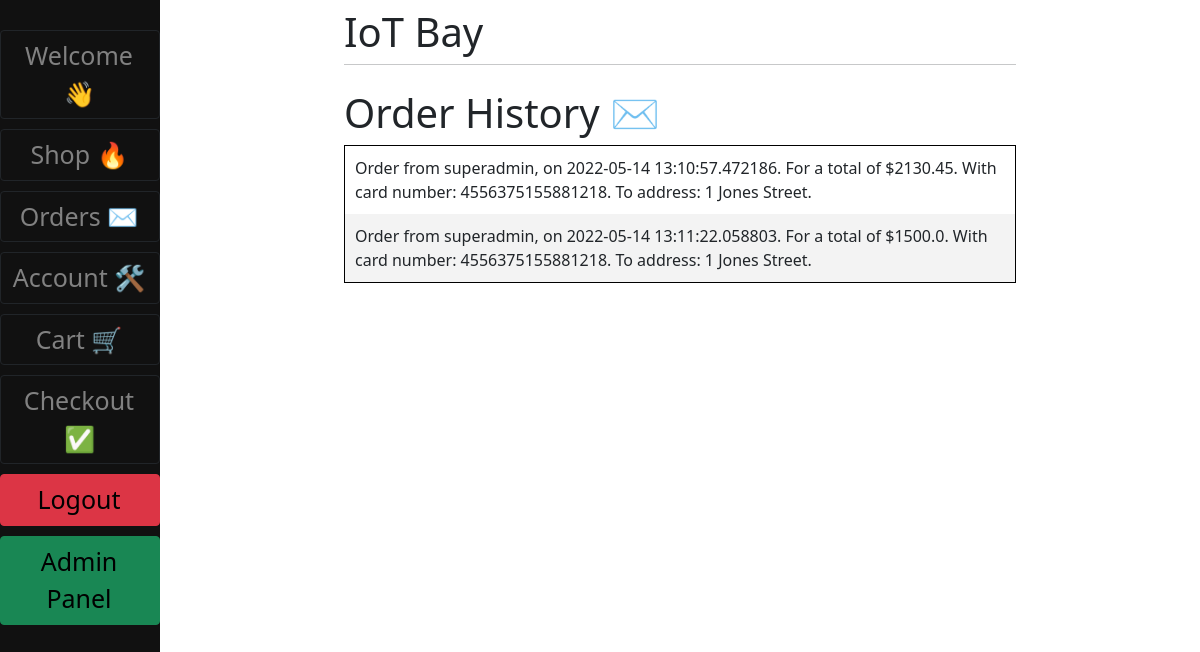
The page /order_history/ (signed in) on the database as committed earlier.
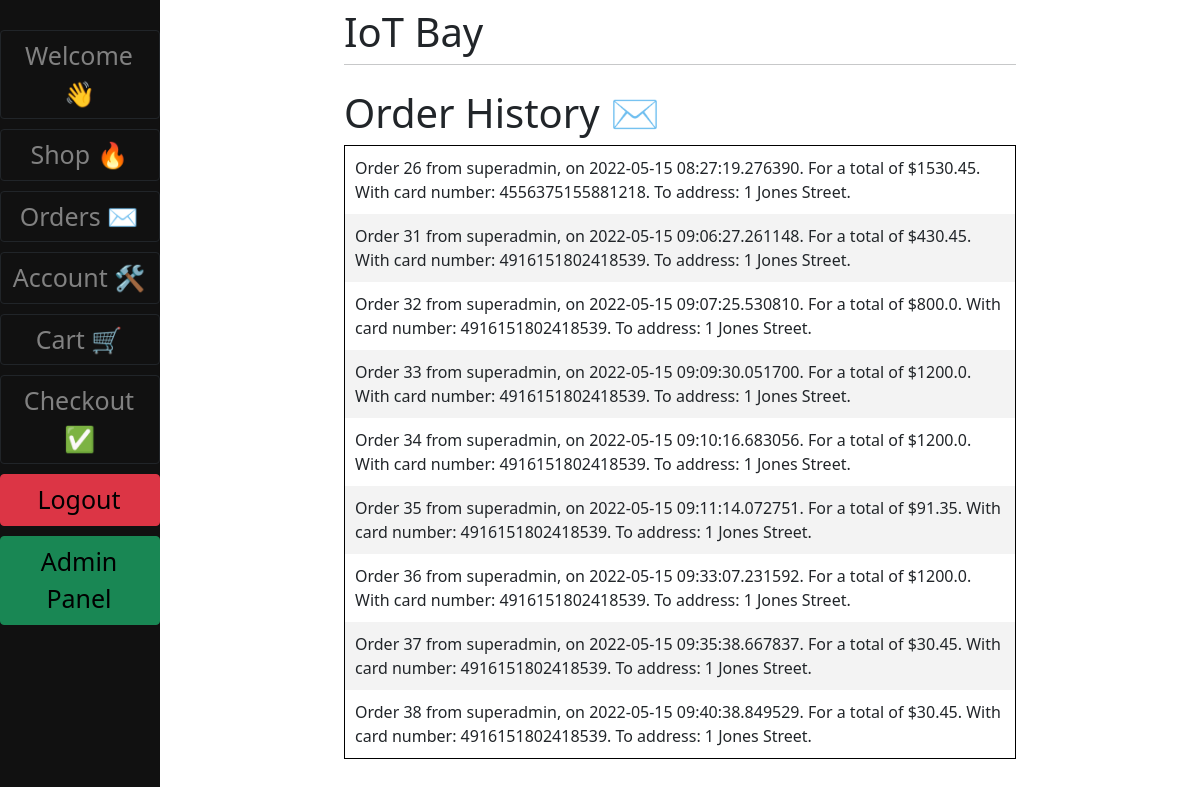
The same page on the database as committed later.
### main/models.py (models this page shows, shortened)
class Order(models.Model):
    customer = models.ForeignKey(User, on_delete=models.CASCADE)
    description = models.CharField(max_length=150)
    date = models.DateTimeField(null=True)
    complete = models.BooleanField(default=False)

### main/views.py (the view)
# urls.py: path('order_history/', v.order_history, name="order_history"),
def order_history(request):
    orders = Order.objects.filter(customer=request.user, complete=True)
    context = {"orders": orders}
    return render(request, "Order_Management/order_history.html", context)

### main/templates/Order_Management/order_history.html
{% extends 'main/base.html' %} {% load static %} {% block content %}
<h1>Order History ✉️ </h1>
<table class="order-table" >
	{% for order in orders %}
	<tr>
		<td >{{order.description}}</td>
	</tr>
	{% endfor %}
</table>
{% endblock %}

Rows that differ between the two databases and show on the page:
removed Order: description "Order from superadmin, on 2022-05-14 13:10:57.472186. For a total of $2130.45. With card number: 4556375155881218. To address: 1 Jones Street."
removed Order: description "Order from superadmin, on 2022-05-14 13:11:22.058803. For a total of $1500.0. With card number: 4556375155881218. To address: 1 Jones Street."
now on this page (row edited): Order: description "Order 26 from superadmin, on 2022-05-15 08:27:19.276390. For a total of $1530.45. With card number: 4556375155881218. To address: 1 Jones Street."
added Order: description "Order 31 from superadmin, on 2022-05-15 09:06:27.261148. For a total of $430.45. With card number: 4916151802418539. To address: 1 Jones Street."
added Order: description "Order 32 from superadmin, on 2022-05-15 09:07:25.530810. For a total of $800.0. With card number: 4916151802418539. To address: 1 Jones Street."
added Order: description "Order 33 from superadmin, on 2022-05-15 09:09:30.051700. For a total of $1200.0. With card number: 4916151802418539. To address: 1 Jones Street."
added Order: description "Order 34 from superadmin, on 2022-05-15 09:10:16.683056. For a total of $1200.0. With card number: 4916151802418539. To address: 1 Jones Street."
added Order: description "Order 35 from superadmin, on 2022-05-15 09:11:14.072751. For a total of $91.35. With card number: 4916151802418539. To address: 1 Jones Street."
added Order: description "Order 36 from superadmin, on 2022-05-15 09:33:07.231592. For a total of $1200.0. With card number: 4916151802418539. To address: 1 Jones Street."
added Order: description "Order 37 from superadmin, on 2022-05-15 09:35:38.667837. For a total of $30.45. With card number: 4916151802418539. To address: 1 Jones Street."
added Order: description "Order 38 from superadmin, on 2022-05-15 09:40:38.849529. For a total of $30.45. With card number: 4916151802418539. To address: 1 Jones Street."
